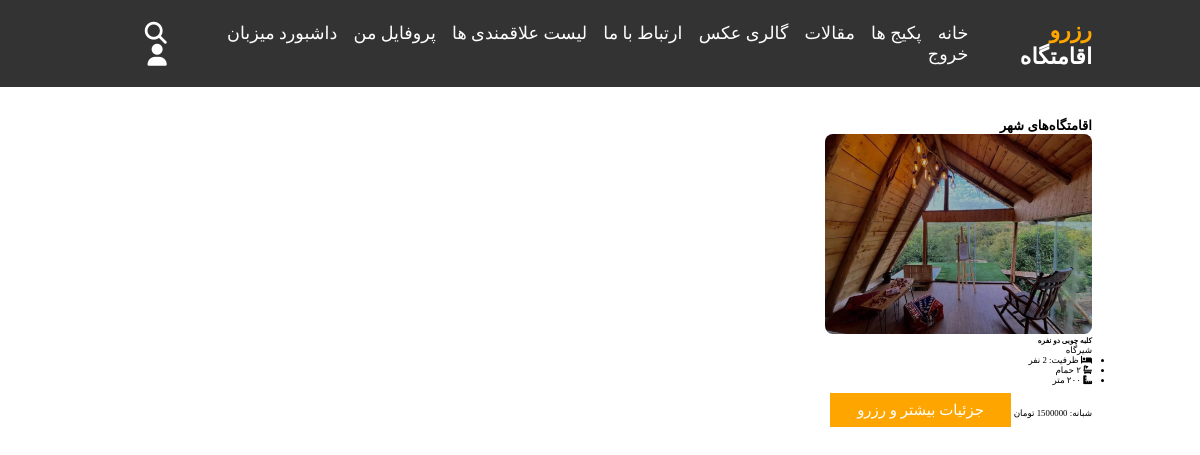
Page /search/ (signed in) on the earlier database version.
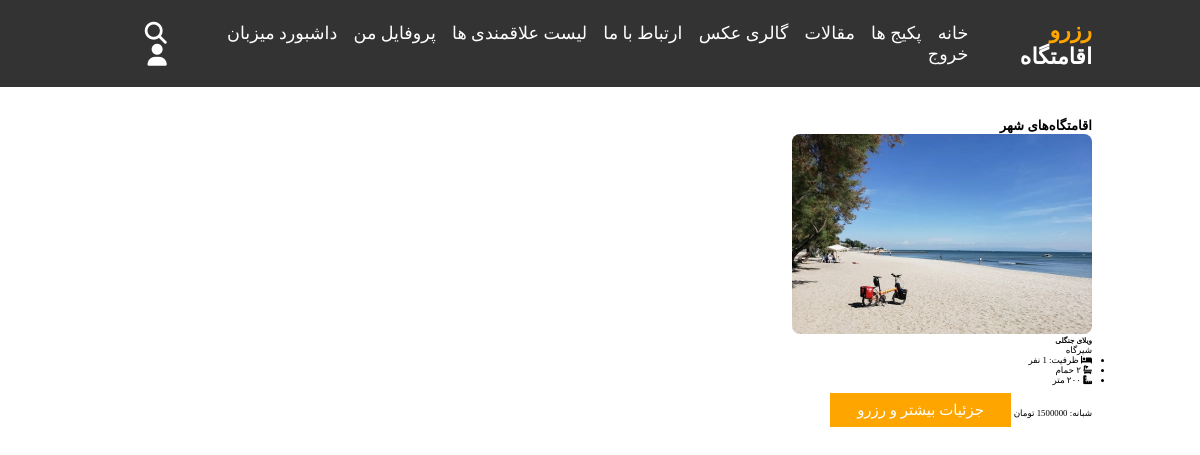
Same page on the later database version.
### eghamatgah/models.py (models this page shows, shortened)
class Eghamatgah(models.Model):
    type = (
        ('villa', 'ویلا'),
        ('aparteman', 'آپارتمان'),
        ('khanebagh', 'خانه باغ'),
        ('kolbe', 'کلبه'),
    )
    Ecategory = models.ManyToManyField(Eghamatgah_Category, blank=True, related_name='categories', verbose_name='دسته بندی')
    seller = models.ForeignKey(Seller,on_delete=models.CASCADE, related_name='seller', verbose_name='فروشنده')
    title = models.CharField(max_length=100, verbose_name='عنوان اقامتگاه')
    eghamat_type= models.CharField(max_length=100, choices=type, verbose_name='نوع اقامتگاه')
    ostan = models.CharField(max_length=20, verbose_name='استان')
    shahr = models.CharField(max_length=20, verbose_name='شهر')
    address = models.CharField(max_length=300, verbose_name='آدرس کامل')
    tedad_otagh = models.PositiveIntegerField(null=True, verbose_name='تعداد اتاق')
    metrazh = models.PositiveIntegerField(null=True, verbose_name='متراژ')
    zarfiat = models.PositiveIntegerField(null=True, verbose_name='ظرفیت')
    zarfiat_extra = models.DecimalField(max_digits=10,decimal_places=2, default=0, verbose_name='تعداد نفرات اضافه')
    gheymat_har_shab = models.IntegerField(null=True, verbose_name='قیمت هر شب')
    time_voroud = models.TimeField(null=True, verbose_name='تایم ورود')
    time_khorouj = models.TimeField(null=True, verbose_name='تایم خروج')
    description = models.CharField(max_length=200, verbose_name='توضیحات تکمیلی')
    wifi = models.BooleanField(default=False, verbose_name='اینترنت وای فای')
    parking = models.BooleanField(default=False, verbose_name='پارکینگ')
    pool = models.BooleanField(default=False, verbose_name='استخر')
    kitchen = models.BooleanField(default=False, verbose_name='آشپزخانه')
    tv = models.BooleanField(default=False, verbose_name='تلویزیون')
    image = models.ImageField(upload_to='media',default='', verbose_name='تصویر1')
    image2 = models.ImageField(upload_to='media',default='', verbose_name='تصویر2')
    image3 = models.ImageField(upload_to='media',default='', verbose_name='تصویر3')
    image4 = models.ImageField(upload_to='media',default='', verbose_name='تصویر4')
    image5 = models.ImageField(upload_to='media',default='', verbose_name='تصویر5')
    video = models.FileField(
        upload_to='videos',
        null=True,
        blank=True,
        validators=[FileExtensionValidator(allowed_extensions=['mp4', 'mov', 'avi'])],
        verbose_name='ویدیو'
    )
    aparat_video_id = models.CharField(max_length=100, null=True, blank=True)
    created_at = models.DateTimeField(auto_now_add=True)
    class Meta:
        verbose_name = 'مشخصات اقامتگاه'
        verbose_name_plural = 'مشخصات اقامتگاه ها'

### home/views.py (the view, shortened to what this page needs)
class EghamatgahSearchView(ListView):
    model = Eghamatgah
    template_name = 'eghamatgah/search_shahr.html'
    context_object_name = 'eghamatgahs'
    paginate_by = 10
    def get_queryset(self):
        queryset = Eghamatgah.objects.all()
        shahr = self.request.GET.get('shahr')
        check_in = self.request.GET.get('check_in')
        check_out = self.request.GET.get('check_out')
        persons = self.request.GET.get('zarfiat')
        if shahr:
            queryset = queryset.filter(shahr__icontains=shahr)
        if persons and persons.isdigit():
            queryset = queryset.filter(zarfiat__gte=int(persons))
        return queryset
    def get_context_data(self, **kwargs):
        context = super().get_context_data(**kwargs)
        context['shahr'] = self.request.GET.get('shahr', '')
        context['check_in'] = self.request.GET.get('check_in', '')
        context['check_out'] = self.request.GET.get('check_out', '')
        context['persons'] = self.request.GET.get('zarfiat', '')
        return context

### eghamatgah/templates/eghamatgah/search_shahr.html (shortened to what this page needs)
{% extends 'base2.html' %}
{% load static %}
{% block page_content %}
<section class="properties-list">
    <div class="container">
          <div class="text-center mt-5 mb-4 w-100">
            <h2 class="fw-bold text-primary">اقامتگاه‌های شهر {{ shahr }}</h2>
            </div>
        <div class="row g-4">
            {% for search in eghamatgahs %}
                <div class="col-md-4">
                    <div class="card h-100 shadow-sm border-0">
                        {% if search.image %}
                            <img src="{{ search.image.url }}" class="card-img-top custom-img"  alt="ویلای شمال">
                        {% else %}
                            <img src="{% static 'nopic.jpg' %}" class="card-img-top custom-img" alt="ویلای شمال">
                        {% endif %}
                        <div class="card-body">
                            <h5 class="card-title">{{ search.title }}</h5>
                            <p class="card-text text-muted mb-2">{{ search.shahr }}</p>
                            <ul class="list-unstyled mb-3">
                                <li><i class="fas fa-bed me-1 text-primary"></i> ظرفیت: {{ search.zarfiat }} نفر</li>
                                <li><i class="fas fa-bath me-1 text-primary"></i> ۲ حمام</li>
                                <li><i class="fas fa-ruler-combined me-1 text-primary"></i> ۲۰۰ متر</li>
                            </ul>
                            <div class="d-flex justify-content-between align-items-center">
                                <span class="text-success fw-bold">شبانه: {{ search.gheymat_har_shab }} تومان</span>
                                <a href="{% url 'eghamat_detail' pk=search.id %}" class="btn btn-outline-primary btn-sm">جزئیات بیشتر و رزرو</a>
                            </div>
                        </div>
                    </div>
                </div>
            {% endfor %}
        </div>
    </div>
</section>
{% endblock %}

Differences in the rows shown:
removed Eghamatgah: image (picture), title "کلبه چوبی دو نفره", shahr "شیرگاه"
added Eghamatgah: image (picture), title "ویلای جنگلی", shahr "شیرگاه"
